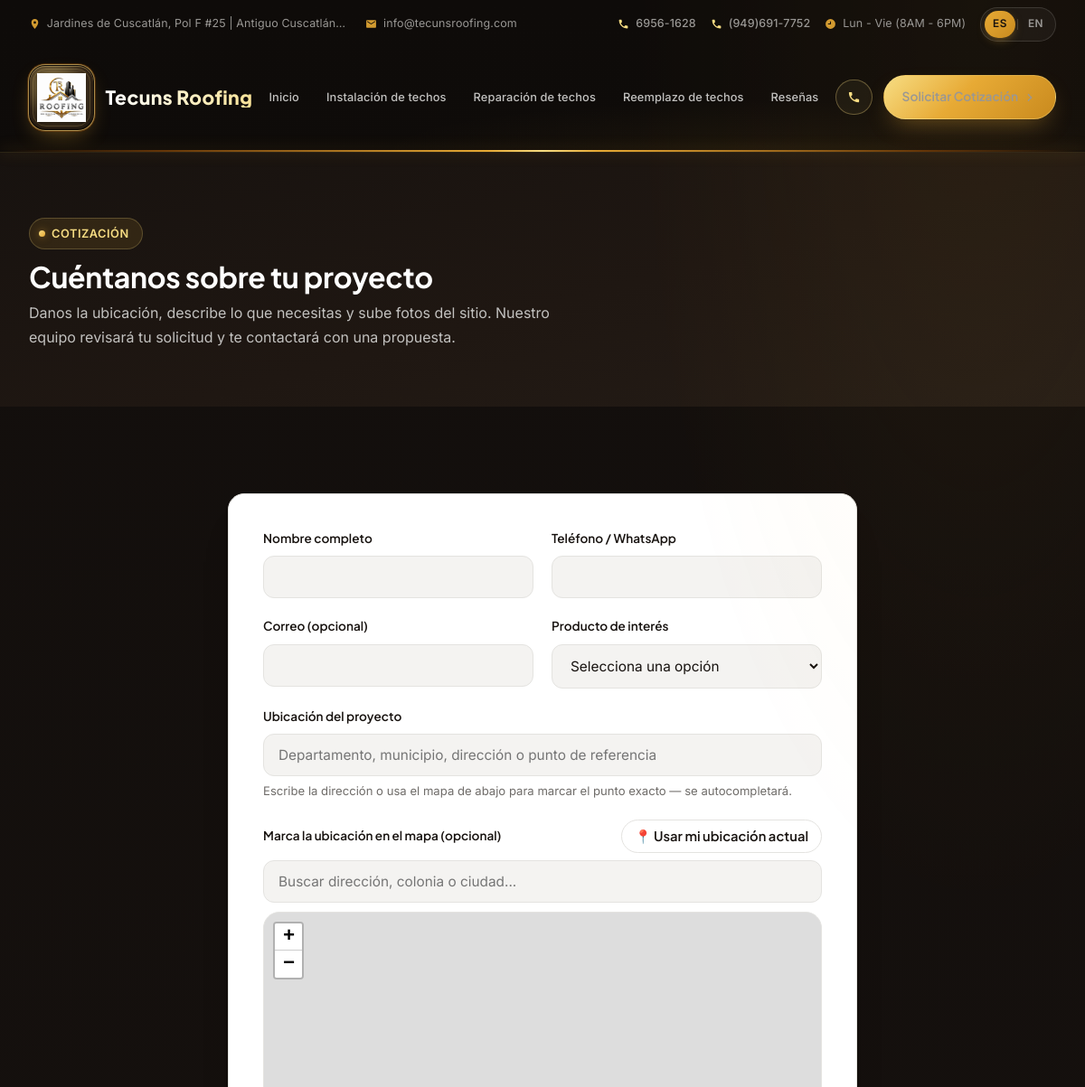
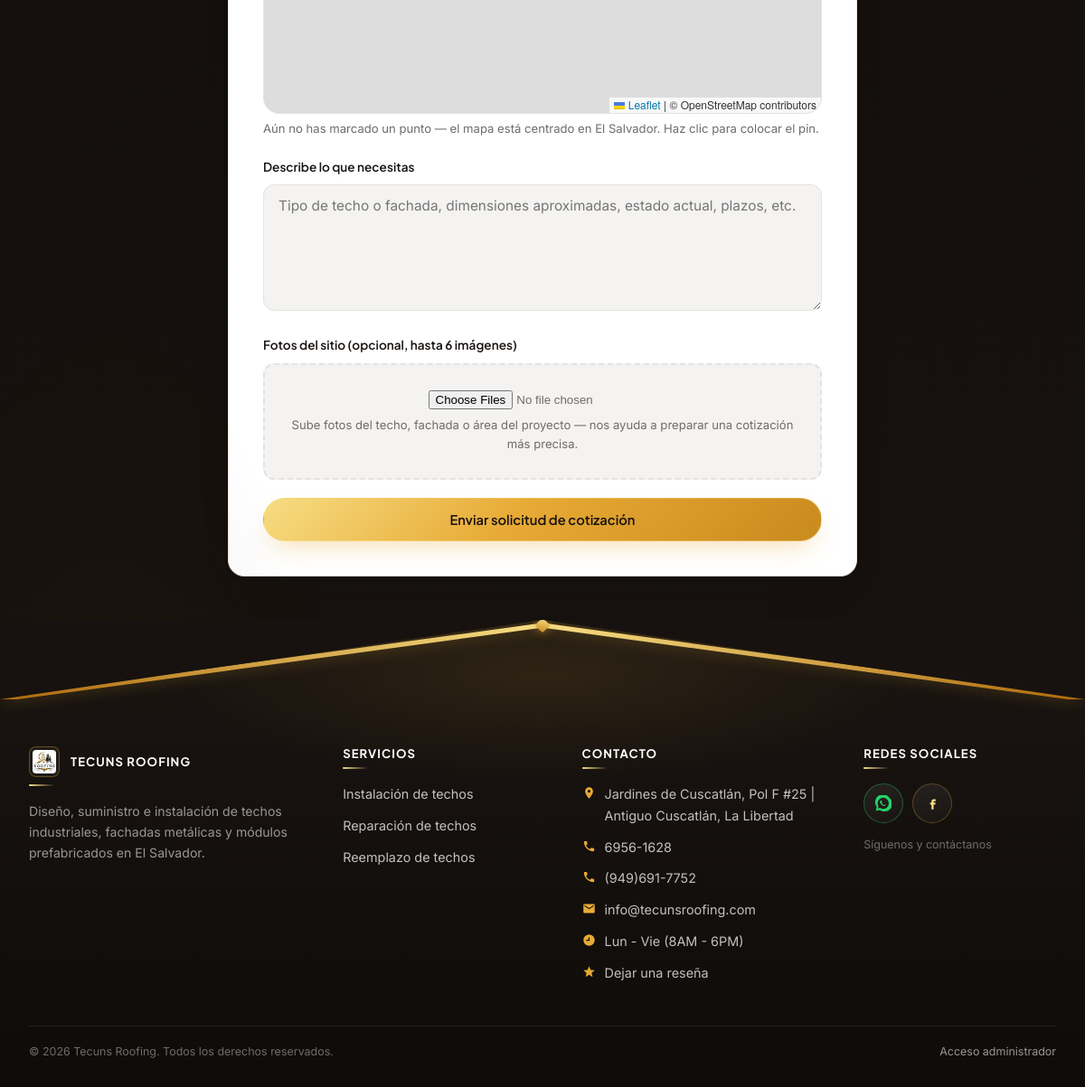
/cotizacion, run on the app's committed database (2 pictures, top to bottom).
### models.py (models this page shows)
class ContentBlock(db.Model):
    __tablename__ = "content_blocks"
    id = db.Column(db.Integer, primary_key=True)
    section_key = db.Column(db.String(80), unique=True, nullable=False)
    label = db.Column(db.String(150), nullable=False)  # human-friendly label for admin UI
    eyebrow = db.Column(db.String(150))
    title = db.Column(db.String(300))
    body = db.Column(db.Text)
    image_path = db.Column(db.String(300))
    extra = db.Column(db.String(300))  # small extra field (phone, cta label, etc.)
    updated_at = db.Column(db.DateTime, default=datetime.utcnow, onupdate=datetime.utcnow)

class Service(db.Model):
    __tablename__ = "services"
    id = db.Column(db.Integer, primary_key=True)
    slug = db.Column(db.String(120), unique=True, nullable=False)
    name = db.Column(db.String(150), nullable=False)
    short_description = db.Column(db.String(400))
    description = db.Column(db.Text)
    image_path = db.Column(db.String(300))
    order = db.Column(db.Integer, default=0)
    active = db.Column(db.Boolean, default=True)

### public_routes.py (the view, shortened to what this page needs)
@public_bp.route("/cotizacion", methods=["GET", "POST"])
def cotizacion():
    services = Service.query.filter_by(active=True).order_by(Service.order).all()
    if getattr(g, "lang", "es") == "en":
        services = [translations.localize_service(s) for s in services]
    return render_template("cotizacion.html", services=services)

### translations.py (called while the page is built)
def set_language():
    lang = request.cookies.get("lang")
    if lang not in SUPPORTED:
        lang = detect_lang()
    g.lang = lang

def detect_lang():
    accept = request.headers.get("Accept-Language", "")
    primary = accept.split(",")[0].strip().lower()
    code = primary.split(";")[0].split("-")[0].strip()
    return EN if code == EN else DEFAULT

def t(text, lang=None):
    text = str(text) if text is not None else ""
    if not text.strip():
        return text
    lang = lang or getattr(g, "lang", DEFAULT)
    if lang == DEFAULT or not _enabled():
        return text
    mapping = translate_mapping([text], lang)
    return mapping.get(text, text)

### templates/cotizacion.html (shortened to what this page needs)
{% extends "base.html" %}
{% block extra_head %}
<link rel="stylesheet" href="https://unpkg.com/leaflet@1.9.4/dist/leaflet.css" />
{% endblock %}
{% block content %}
<div class="page-header">
  <div class="container">
    <div class="eyebrow">{{ t('Cotización') }}</div>
    <h1>{{ t('Cuéntanos sobre tu proyecto') }}</h1>
    <p>{{ t('Danos la ubicación, describe lo que necesitas y sube fotos del sitio. Nuestro equipo revisará tu solicitud y te contactará con una propuesta.') }}</p>
  </div>
</div>
<section class="section">
  <div class="container" style="max-width:760px;">
    <form class="form-card" method="POST" action="{{ url_for('public.cotizacion') }}" enctype="multipart/form-data">
      <div class="form-grid-2">
        <div class="form-row">
          <label for="name">{{ t('Nombre completo') }}</label>
          <input type="text" id="name" name="name" required>
        </div>
        <div class="form-row">
          <label for="phone">{{ t('Teléfono / WhatsApp') }}</label>
          <input type="tel" id="phone" name="phone" required>
        </div>
      </div>
      <div class="form-grid-2">
        <div class="form-row">
          <label for="email">{{ t('Correo (opcional)') }}</label>
          <input type="email" id="email" name="email">
        </div>
        <div class="form-row">
          <label for="service_type">{{ t('Producto de interés') }}</label>
          <select id="service_type" name="service_type">
            <option value="">{{ t('Selecciona una opción') }}</option>
          </select>
        </div>
      </div>
      <div class="form-row">
        <label for="location">{{ t('Ubicación del proyecto') }}</label>
        <input type="text" id="location" name="location" placeholder="{{ t('Departamento, municipio, dirección o punto de referencia') }}" required>
        <p class="hint mb-0">{{ t('Escribe la dirección o usa el mapa de abajo para marcar el punto exacto — se autocompletará.') }}</p>
      </div>
      <div class="form-row">
        <div style="display:flex; justify-content:space-between; align-items:center; margin-bottom:8px; flex-wrap:wrap; gap:8px;">
          <label class="mb-0" style="margin:0;">{{ t('Marca la ubicación en el mapa (opcional)') }}</label>
          <button type="button" id="btnGeolocate" class="btn btn-outline-dark btn-sm" style="padding:8px 14px;">📍 {{ t('Usar mi ubicación actual') }}</button>
        </div>
        <div style="position:relative; margin-bottom:10px;">
          <input type="text" id="mapSearch" placeholder="{{ t('Buscar dirección, colonia o ciudad...') }}" autocomplete="off">
        </div>
        <div id="map" style="height:320px; border:1px solid var(--line-dark); border-radius:var(--radius);"></div>
        <p class="hint" id="mapCoordsHint">{{ t('Aún no has marcado un punto — el mapa está centrado en El Salvador. Haz clic para colocar el pin.') }}</p>
      </div>
      <div class="form-row">
        <label for="description">{{ t('Describe lo que necesitas') }}</label>
        <textarea id="description" name="description" required placeholder="{{ t('Tipo de techo o fachada, dimensiones aproximadas, estado actual, plazos, etc.') }}"></textarea>
      </div>
      <div class="form-row">
        <label for="images">{{ t('Fotos del sitio (opcional, hasta 6 imágenes)') }}</label>
        <div class="file-drop">
          <input type="file" id="images" name="images" multiple accept="image/png, image/jpeg, image/webp">
          <p class="hint mb-0">{{ t('Sube fotos del techo, fachada o área del proyecto — nos ayuda a preparar una cotización más precisa.') }}</p>
        </div>
      </div>
      <button type="submit" class="btn btn-rust btn-block">{{ t('Enviar solicitud de cotización') }}</button>
    </form>
  </div>
</section>
{% endblock %}

### templates/base.html (shortened to what this page needs)
<!doctype html>
<html lang="{{ 'en' if current_lang == 'en' else 'es' }}">
<head>
  <link rel="stylesheet" href="{{ url_for('static', filename='css/style.css') }}">
  {% block extra_head %}{% endblock %}
</head>
<body>
  <div class="site-header" id="siteHeader">
    <div class="topbar">
      <div class="container">
        <div class="topbar-left">
          {% if site_info %}
          <span class="topbar-item">
            <svg class="topbar-ico" viewBox="0 0 24 24" aria-hidden="true"><path fill="currentColor" d="M12 2C8.13 2 5 5.13 5 9c0 5.25 7 13 7 13s7-7.75 7-13c0-3.87-3.13-7-7-7zm0 9.5A2.5 2.5 0 1 1 12 6.5a2.5 2.5 0 0 1 0 5z"/></svg>
            <span>{{ site_info.body }}</span>
          </span>
          <a class="topbar-item" href="mailto:{{ site_info.title }}">
            <svg class="topbar-ico" viewBox="0 0 24 24" aria-hidden="true"><path fill="currentColor" d="M20 4H4c-1.1 0-2 .9-2 2v12c0 1.1.9 2 2 2h16c1.1 0 2-.9 2-2V6c0-1.1-.9-2-2-2zm0 4-8 5L4 8V6l8 5 8-5v2z"/></svg>
            <span>{{ site_info.title }}</span>
          </a>
          {% endif %}
        </div>
        <div class="topbar-right">
          {% if site_info %}
          <div class="topbar-phones">
            {% if site_info.eyebrow %}
            <a class="topbar-item topbar-item--phone" href="tel:{{ site_info.eyebrow }}">
              <span>{{ site_info.eyebrow }}</span>
            </a>
            {% endif %}
            {% if site_info.image_path %}
            <a class="topbar-item topbar-item--phone" href="tel:{{ site_info.image_path }}">
              <span>{{ site_info.image_path }}</span>
            </a>
            {% endif %}
            <span class="topbar-item">
            <svg class="topbar-ico" viewBox="0 0 24 24" aria-hidden="true"><path fill="currentColor" d="M12 2a10 10 0 1 0 0 20 10 10 0 0 0 0-20zm1 11H7v-2h4V7h2v6z"/></svg>
            <span>{{ site_info.extra }}</span>
          </span>
          <div class="lang-switch" aria-label="Idioma / Language">
            <a href="{{ url_for('public.set_lang', lang='es') }}" class="{{ 'active' if current_lang == 'es' else '' }}" aria-label="Español">ES</a>
            <a href="{{ url_for('public.set_lang', lang='en') }}" class="{{ 'active' if current_lang == 'en' else '' }}" aria-label="English">EN</a>
          </div>
        </div>
        {% endif %}
      </div>
    </div>
    <header class="navbar">
      <div class="container">
        <a class="brand" href="{{ url_for('public.index') }}">
          {% if site_logo and site_logo.image_path %}
            <span class="brand-logo-wrap">
              <img src="{{ url_for('static', filename=site_logo.image_path) }}" alt="Tecuns Roofing">
            </span>
          {% else %}
            <span class="brand-mark" aria-hidden="true"></span>
          {% endif %}
          <span class="brand-text">
            <span class="brand-name">Tecuns Roofing</span>
          </span>
        </a>
        <nav class="nav-links" id="navLinks">
          <a href="{{ url_for('public.index') }}">{{ t('Inicio') }}</a>
          {% for s in nav_services %}
            <a href="{{ url_for('public.servicio_detalle', slug=s.slug) }}">{{ s.name }}</a>
          {% endfor %}
          <a href="{{ url_for('public.resenas') }}">{{ t('Reseñas') }}</a>
        </nav>
        <div class="nav-cta">
          {% if site_info %}
          <button class="btn btn-call btn-call--desk" id="nav-phone-btn" type="button" aria-haspopup="dialog" aria-label="Llamar">
            <svg viewBox="0 0 24 24" aria-hidden="true"><path fill="currentColor" d="M6.62 10.79a15.05 15.05 0 0 0 6.59 6.59l2.2-2.2a1 1 0 0 1 1.01-.24c1.12.37 2.33.57 3.58.57a1 1 0 0 1 1 1V20a1 1 0 0 1-1 1C10.4 21 3 13.6 3 4a1 1 0 0 1 1-1h3.5a1 1 0 0 1 1 1c0 1.25.2 2.45.57 3.57a1 1 0 0 1-.25 1.02l-2.2 2.2z"/></svg>
          </button>
          {% endif %}
          <a class="btn btn-rust btn-nav-cta" href="{{ url_for('public.cotizacion') }}">
            <span>{{ t('Solicitar Cotización') }}</span>
            <svg class="btn-arrow" viewBox="0 0 24 24" aria-hidden="true"><path fill="currentColor" d="M13.172 12 8.222 7.05l1.414-1.414L16 12l-6.364 6.364-1.414-1.414z"/></svg>
          </a>
        </div>
      </div>
      <div class="navbar-glow" aria-hidden="true"></div>
    </header>
    <div class="header-accent" aria-hidden="true"></div>
  </div>
  <main>
    {% block content %}{% endblock %}
  </main>
  <footer class="site-footer">
    <div class="site-footer__shell">
      <div class="site-footer__ridge" aria-hidden="true">
        <span class="site-footer__ridge-cap"></span>
      </div>
      <div class="container site-footer__content">
        <div class="footer-grid">
          <div class="footer-brand">
            <h4 class="footer-brand__name">
              {% if site_logo and site_logo.image_path %}
                <img src="{{ url_for('static', filename=site_logo.image_path) }}" alt="Tecuns Roofing" class="footer-brand__logo">
              {% endif %}
              <span>TECUNS ROOFING</span>
            </h4>
            <p class="footer-brand__text">{{ t('Diseño, suministro e instalación de techos industriales, fachadas metálicas y módulos prefabricados en El Salvador.') }}</p>
          </div>
          <div class="footer-col">
            <h4>{{ t('Servicios') }}</h4>
            <ul>
              {% for s in nav_services %}
                <li><a href="{{ url_for('public.servicio_detalle', slug=s.slug) }}">{{ s.name }}</a></li>
              {% endfor %}
            </ul>
          </div>
          <div class="footer-col">
            <h4>{{ t('Contacto') }}</h4>
            <ul class="footer-contact">
              {% if site_info %}
              <li>
                <svg viewBox="0 0 24 24" aria-hidden="true"><path fill="currentColor" d="M12 2C8.13 2 5 5.13 5 9c0 5.25 7 13 7 13s7-7.75 7-13c0-3.87-3.13-7-7-7zm0 9.5A2.5 2.5 0 1 1 12 6.5a2.5 2.5 0 0 1 0 5z"/></svg>
                <span>{{ site_info.body }}</span>
              </li>
              <li>
                <svg viewBox="0 0 24 24" aria-hidden="true"><path fill="currentColor" d="M6.62 10.79a15.05 15.05 0 0 0 6.59 6.59l2.2-2.2a1 1 0 0 1 1.01-.24c1.12.37 2.33.57 3.58.57a1 1 0 0 1 1 1V20a1 1 0 0 1-1 1C10.4 21 3 13.6 3 4a1 1 0 0 1 1-1h3.5a1 1 0 0 1 1 1c0 1.25.2 2.45.57 3.57a1 1 0 0 1-.25 1.02l-2.2 2.2z"/></svg>
                <a href="tel:{{ site_info.eyebrow }}">{{ site_info.eyebrow }}</a>
              </li>
              {% if site_info.image_path %}
              <li>
                <svg viewBox="0 0 24 24" aria-hidden="true"><path fill="currentColor" d="M6.62 10.79a15.05 15.05 0 0 0 6.59 6.59l2.2-2.2a1 1 0 0 1 1.01-.24c1.12.37 2.33.57 3.58.57a1 1 0 0 1 1 1V20a1 1 0 0 1-1 1C10.4 21 3 13.6 3 4a1 1 0 0 1 1-1h3.5a1 1 0 0 1 1 1c0 1.25.2 2.45.57 3.57a1 1 0 0 1-.25 1.02l-2.2 2.2z"/></svg>
                <a href="tel:{{ site_info.image_path }}">{{ site_info.image_path }}</a>
              </li>
              {% endif %}
              <li>
                <svg viewBox="0 0 24 24" aria-hidden="true"><path fill="currentColor" d="M20 4H4c-1.1 0-2 .9-2 2v12c0 1.1.9 2 2 2h16c1.1 0 2-.9 2-2V6c0-1.1-.9-2-2-2zm0 4-8 5L4 8V6l8 5 8-5v2z"/></svg>
                <a href="mailto:{{ site_info.title }}">{{ site_info.title }}</a>
              </li>
              <li>
                <svg viewBox="0 0 24 24" aria-hidden="true"><path fill="currentColor" d="M12 2a10 10 0 1 0 0 20 10 10 0 0 0 0-20zm1 11H7v-2h4V7h2v6z"/></svg>
                <span>{{ site_info.extra }}</span>
              </li>
              {% endif %}
              <li>
                <svg viewBox="0 0 24 24" aria-hidden="true"><path fill="currentColor" d="M12 17.27 18.18 21l-1.64-7.03L22 9.24l-7.19-.61L12 2 9.19 8.63 2 9.24l5.46 4.73L5.82 21z"/></svg>
                <a href="{{ url_for('public.resenas') }}">{{ t('Dejar una reseña') }}</a>
              </li>
            </ul>
          </div>
          <div class="footer-col">
            <h4>{{ t('Redes sociales') }}</h4>
            <div class="footer-social">
              {% if site_socials and site_socials.eyebrow %}
              <a class="footer-social__btn footer-social__btn--wa" href="{{ site_socials.eyebrow }}" target="_blank" rel="noopener" aria-label="WhatsApp" title="WhatsApp">
                <svg viewBox="0 0 24 24" aria-hidden="true"><path fill="currentColor" d="M20.5 3.5A11 11 0 0 0 2.1 17.2L1 23l5.9-1.1A11 11 0 1 0 20.5 3.5zM12 20.2a8.2 8.2 0 0 1-4.2-1.2l-.3-.2-3.5.7.7-3.4-.2-.3A8.2 8.2 0 1 1 12 20.2zm4.7-5.9c-.3-.1-1.5-.8-1.8-.8-.2 0-.4-.1-.6.2s-.7.8-.8 1-.3.2-.6.1a6.7 6.7 0 0 1-3.3-2.9c-.2-.4.2-.4.6-1.3.1-.1 0-.3 0-.4s-.6-1.4-.8-1.9c-.2-.5-.4-.4-.6-.4h-.5c-.2 0-.4.1-.6.3s-.8.8-.8 1.9.8 2.2.9 2.3a9 9 0 0 0 3.7 3.2c1.4.6 1.7.5 2 .4.3-.1 1.1-.4 1.2-.9.2-.4.2-.8.1-.9-.1 0-.2-.1-.5-.2z"/></svg>
              </a>
              {% elif site_info and site_info.eyebrow %}
              <a class="footer-social__btn footer-social__btn--wa" href="https://wa.me/503{{ site_info.eyebrow|replace('-','')|replace(' ','')|replace('(','')|replace(')','')|replace('+','') }}" target="_blank" rel="noopener" aria-label="WhatsApp" title="WhatsApp">
              </a>
              {% endif %}
              {% if site_socials and site_socials.title %}
              <a class="footer-social__btn" href="{{ site_socials.title }}" target="_blank" rel="noopener" aria-label="Facebook" title="Facebook">
                <svg viewBox="0 0 24 24" aria-hidden="true"><path fill="currentColor" d="M14 9h3V6h-3c-1.8 0-3 1.4-3 3v2H9v3h2v7h3v-7h2.4l.6-3H14V9z"/></svg>
              </a>
              {% endif %}
            </div>
            <p class="footer-social__hint">{{ t('Síguenos y contáctanos') }}</p>
          </div>
        </div>
        <div class="footer-bottom">
          <span>© {{ 2026 }} Tecuns Roofing. {{ t('Todos los derechos reservados.') }}</span>
          <a href="{{ url_for('admin.login') }}">{{ t('Acceso administrador') }}</a>
        </div>
      </div>
    </div>
  </footer>
</body>
</html>

### data on the page
ContentBlock: body "Jardines de Cuscatlán, Pol F #25 | Antiguo Cuscatlá…", title "info@tecunsroofing.com", eyebrow "6956-1628", image_path "(949)691-7752", extra "Lun - Vie (8AM - 6PM)", body "Jardines de Cuscatlán, Pol F #25 | Antiguo Cuscatlán, La Libertad"
ContentBlock: image_path (picture)
Service: name "Instalación de techos"
Service: name "Reparación de techos"
Service: name "Reemplazo de techos"

### other printed values
{{ t('Inicio') }} "Inicio"
{{ t('Reseñas') }} "Reseñas"
{{ t('Solicitar Cotización') }} "Solicitar Cotización"
{{ t('Cotización') }} "COTIZACIÓN"
{{ t('Cuéntanos sobre tu proyecto') }} "Cuéntanos sobre tu proyecto"
{{ t('Nombre completo') }} "Nombre completo"
{{ t('Teléfono / WhatsApp') }} "Teléfono / WhatsApp"
{{ t('Correo (opcional)') }} "Correo (opcional)"
{{ t('Producto de interés') }} "Producto de interés"
{{ t('Ubicación del proyecto') }} "Ubicación del proyecto"
{{ t('Marca la ubicación en el mapa (opcional)') }} "Marca la ubicación en el mapa (opcional)"
{{ t('Usar mi ubicación actual') }} "Usar mi ubicación actual"
{{ t('Describe lo que necesitas') }} "Describe lo que necesitas"
{{ t('Fotos del sitio (opcional, hasta 6 imágenes)') }} "Fotos del sitio (opcional, hasta 6 imágenes)"
{{ t('Enviar solicitud de cotización') }} "Enviar solicitud de cotización"
